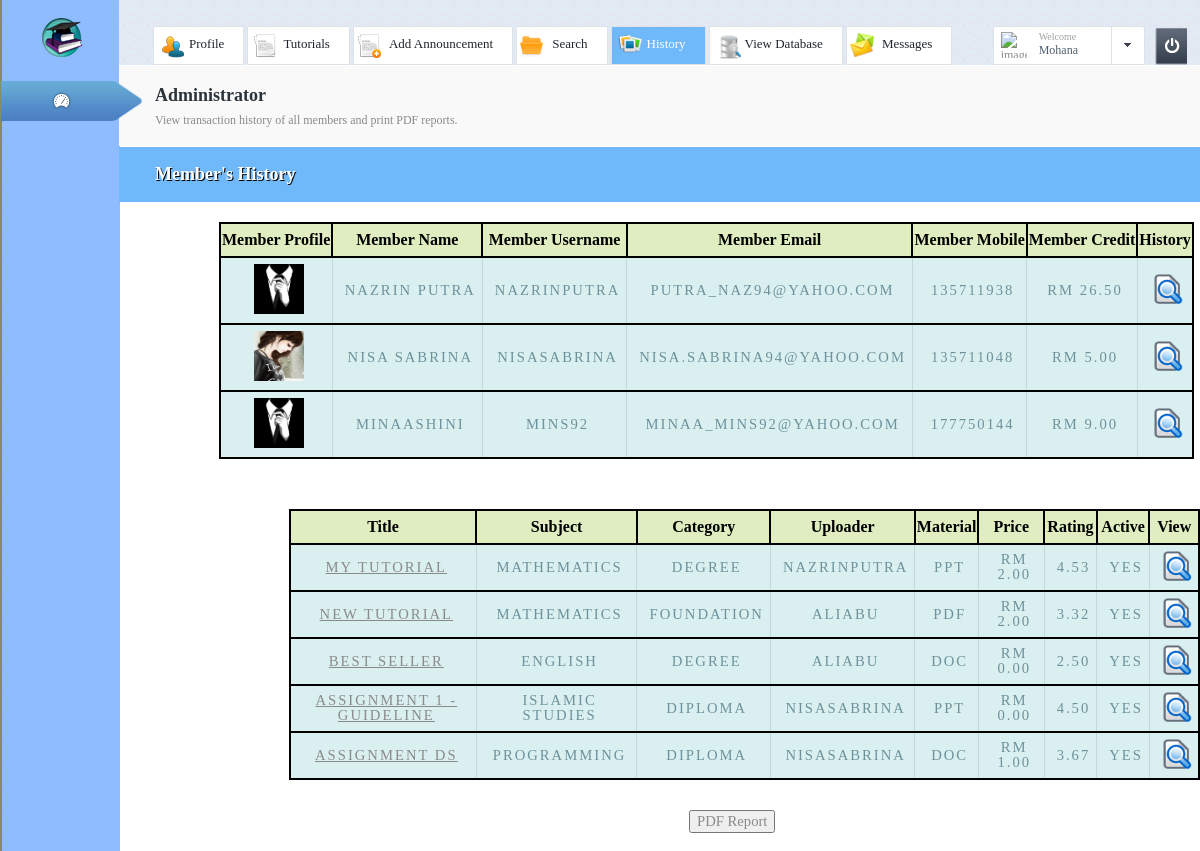
The page /Admin_Site/history.php?mid=1012 (signed in) on the database its author committed.
### tables this page shows
CREATE TABLE IF NOT EXISTS `member` (
`Member_ID` int(10) NOT NULL,
  `Member_Name` varchar(100) NOT NULL,
  `Member_Profile` varchar(100) NOT NULL,
  `Member_Username` varchar(100) NOT NULL,
  `Member_Password` varchar(50) NOT NULL,
  `Member_Email` varchar(50) NOT NULL,
  `Member_Mobile` varchar(11) NOT NULL,
  `Member_Credit` decimal(5,2) NOT NULL,
  `Member_Profit` decimal(5,2) NOT NULL,
  `Rating_ID` int(11) NOT NULL,
  `isDelete` tinyint(1) NOT NULL
);

CREATE TABLE IF NOT EXISTS `tutorial` (
`Tutorial_ID` int(10) NOT NULL,
  `Tutorial_Title` varchar(100) NOT NULL,
  `Tutorial_Size` int(10) NOT NULL,
  `Tutorial_Type` varchar(20) NOT NULL,
  `Tutorial_Price` decimal(5,2) NOT NULL,
  `Tutorial_Location` varchar(255) NOT NULL,
  `Subject_ID` int(11) NOT NULL,
  `Category_ID` int(11) NOT NULL,
  `Material_ID` int(11) NOT NULL,
  `Member_ID` int(11) NOT NULL,
  `isDelete` tinyint(1) NOT NULL,
  `Tutorial_Bar` varchar(100) NOT NULL,
  `isActive` tinyint(1) NOT NULL
);

CREATE TABLE IF NOT EXISTS `subject` (
`Subject_ID` int(11) NOT NULL,
  `Subject_Name` varchar(50) NOT NULL,
  `Subject_Course` varchar(50) NOT NULL,
  `Subject_Desc` varchar(50) NOT NULL,
  `isDelete` tinyint(1) NOT NULL
);

CREATE TABLE IF NOT EXISTS `category` (
`Category_ID` int(11) NOT NULL,
  `Category_Name` varchar(50) NOT NULL,
  `Category_Desc` varchar(50) NOT NULL,
  `isDelete` tinyint(1) NOT NULL
);

CREATE TABLE IF NOT EXISTS `material` (
`Material_ID` int(11) NOT NULL,
  `Material_Name` varchar(100) NOT NULL,
  `Material_Detail` varchar(100) NOT NULL,
  `Material_Icon` varchar(100) NOT NULL,
  `isDelete` tinyint(1) NOT NULL
);

CREATE TABLE IF NOT EXISTS `tutorial_rating` (
`Tutorial_Rating_ID` int(11) NOT NULL,
  `Tutorial_Rating_1` int(11) NOT NULL,
  `Tutorial_Rating_2` int(11) NOT NULL,
  `Tutorial_Rating_3` int(11) NOT NULL,
  `Tutorial_Rating_4` int(11) NOT NULL,
  `Tutorial_Rating_5` int(11) NOT NULL,
  `Tutorial_Rating_Total` int(11) NOT NULL,
  `Tutorial_Rating_Average` decimal(3,2) NOT NULL,
  `Tutorial_ID` int(11) NOT NULL,
  `Rating_ID` int(11) NOT NULL
);

### Admin_Site/history.php (the view, shortened to what this page needs)
<?php
	$sess_id=$_SESSION["loginadmin"];
	$result=mysql_query("select * from ADMIN where Admin_ID=$sess_id");
	$row=mysql_fetch_assoc($result);
?>
<!DOCTYPE html>
<head>
	<link rel="stylesheet" type="text/css" href="css/styleadmin.css" />
</head>
<body>
	<div id="wrapper">
		<div id="content">
			<div class="c1">
				<div class="controls">
					<nav class="links">
						<ul>
							<li><a href="profile.php" class="ico1">Profile </a></li>
							<li><a href="tutorial.php" class="ico2">Tutorials </a></li>
							<li><a href="add_announcement.php" class="ico3">Add Announcement </a></li>
							<li><a href="search.php" class="ico4">Search </a></li>
							<li class="selected"><a href="history.php" class="ico5">History </a></li>
							<li><a href="viewtables.php" class="ico6">View Database</a></li>
							<li><a href="message.php" class="ico7">Messages</a></li>
						</ul>
					</nav>
					<div class="profile-box">
						<span class="profile">
							<a href="profile.php" class="section">
								<img class="image" src="images/<?php echo $row["Admin_Picture"]; ?>" alt="image description" width="26" height="26" />
								<span class="text-box">
									Welcome
									<strong class="name"><?php echo $row["Admin_Name"]; ?></strong>
								</span>
							</a>
							<a href="#" class="opener">opener</a>
						</span>
						<a href="logout.php" class="btn-on">On</a>
					</div>
				</div>
				<div class="tabs">
					<div id="tab-1" class="tab">
						<article>
							<div class="text-section">
								<h1>Administrator</h1>
								<p>View transaction history of all members and print PDF reports.</p>
							</div>
							<div class="page-title">
								<h2>Member's History</h2>
							</div>
							<div class="text-section-black">
								<table>
									<tr>
										<th>Member Profile</th>
										<th>Member Name</th>
										<th>Member Username</th>
										<th>Member Email</th>
										<th>Member Mobile</th>
										<th>Member Credit</th>
										<th>History</th>
									</tr>
									<?php
									$history=mysql_query("select distinct Member_ID from buy");
									while($row_history=mysql_fetch_assoc($history))
									{
										$member=$row_history["Member_ID"];
										$result_member=mysql_query("select * from member where Member_ID=$member");
										$row_member=mysql_fetch_assoc($result_member);
										?>
										<tr>
											<td><img src="../Design_Site/images/Profile/<?php echo $row_member["Member_Profile"]; ?>" width="50px" height="50px;"/></td>
											<td><?php echo $row_member["Member_Name"]; ?></td>
											<td><?php echo $row_member["Member_Username"]; ?></td>
											<td><?php echo $row_member["Member_Email"]; ?></td>
											<td><?php echo $row_member["Member_Mobile"]; ?></td>
											<td>RM <?php echo $row_member["Member_Credit"]; ?></td>
											<td><a href="history.php?mid=<?php echo $member; ?>"><img src="images/view.png" width="30px" height="30px;"/></a></td>
										</tr>
										<?php
									}
									?>
								</table>
								<?php
								if(isset($_GET["mid"]))
								{
									$mid=$_GET["mid"];
									$buy=mysql_query("select * from buy where Member_ID=$mid");
									$tids = "";
									while($row_buy=mysql_fetch_assoc($buy)){
										$tid=$row_buy["Tutorial_ID"];
										$tids = $tids . $tid . ",";
									}
									$tids = rtrim($tids, ',');
									$result_tutorial=mysql_query("SELECT * FROM tutorial WHERE Tutorial_ID IN ({$tids})");
									$print="";
									if($result_tutorial!="")
									{
									?>
									<div style="margin-left:70px;margin-top:50px;">
										<table id="tutorial">
											<thead>
											<tr>
												<th>Title</th>
												<th>Subject</th>
												<th>Category</th>
												<th>Uploader</th>
												<th>Material</th>
												<th>Price</th>
												<th>Rating</th>
												<th>Active</th>
												<th>View</th>
											</tr>
											</thead>
											<tbody>
											<?php
											while($row_tutorial=mysql_fetch_assoc($result_tutorial))
												{
													?>
													<tr>
														<td>
															<a href="view_tutorial.php?tid=<?php echo $row_tutorial["Tutorial_ID"]; ?>"><?php echo $row_tutorial["Tutorial_Title"];$print=$print.$row_tutorial["Tutorial_Title"].";"; ?></a>
														</td>
														<td>
															<?php
																$subject=$row_tutorial["Subject_ID"];
																$result_subject=mysql_query("select * from subject where Subject_ID='$subject'");
																$row_subject=mysql_fetch_assoc($result_subject);
																echo $row_subject["Subject_Name"];
																$print=$print.$row_subject["Subject_Name"].";";
															?>
														</td>
														<td>
															<?php
																$category=$row_tutorial["Category_ID"];
																$result_category=mysql_query("select * from category where Category_ID='$category'");
																$row_category=mysql_fetch_assoc($result_category);
																echo $row_category["Category_Name"];
															?>
														</td>
														<td>
															<?php
																$member=$row_tutorial["Member_ID"];
																$result_member=mysql_query("select * from member where Member_ID=$member");
																$row_member=mysql_fetch_assoc($result_member);
																echo $row_member["Member_Username"];
															?>
														</td>
														<td>
															<?php
																$material=$row_tutorial["Material_ID"];
																$result_material=mysql_query("select * from material where Material_ID='$material'");
																$row_material=mysql_fetch_assoc($result_material);
																echo $row_material["Material_Name"];
																$print=$print.$row_material["Material_Name"].";";
															?>
														</td>
														<td>
															RM <?php
																echo $row_tutorial["Tutorial_Price"];
																$print=$print."RM ".$row_tutorial["Tutorial_Price"].PHP_EOL;
															?>
														</td>
														<td>
															<?php
																$tid=$row_tutorial["Tutorial_ID"];
																$result_rating=mysql_query("select * from tutorial_rating where Tutorial_ID='$tid'");
																$row_rating=mysql_fetch_assoc($result_rating);
																echo $row_rating["Tutorial_Rating_Average"];
															?>
														</td>
														<td>
															<?php
																$active=$row_tutorial["isActive"];
																if($active==1)
																	{echo "Yes";}
																else
																	{echo "No";}
															?>
														</td>
														<td>
															<a href="view_tutorial.php?tid=<?php echo $row_tutorial["Tutorial_ID"]; ?>">
																<img src="images/view.png" width="30px" height="30px;"/>
															</a>
														</td>
													</tr>
													<?php
												}
											?>
											</tbody>
										</table>
									</div>
									<div style="margin-left:100px;">
										<br><br>
										<p><a href="pdf.php?mid=<?php echo $mid ?>" rel="external"><input type="button" name="pdf" style="margin-left:370px;" value="PDF Report"/></a></p>
									</div>
									<?php
									}
									else
									{echo "No previous purchase";}
								}
								?>
							</div>
						</article>
					</div>
				</div>
			</div>
		</div>
		<aside id="sidebar">
			<strong class="logo"><a href="index.php">ot</a></strong>
			<ul class="tabset buttons">
				<li class="active">
					<a href="#tab-1" class="ico1"><span>Dashboard</span><em></em></a>
				</li>
			</ul>
		</aside>
	</div>
</body>
</html>

### rows shown on the page
member: Member_Profile (picture), Member_Name "NAZRIN PUTRA", Member_Username "NAZRINPUTRA", Member_Email "PUTRA_NAZ94@YAHOO.COM", Member_Mobile "135711938", Member_Credit "26.50"
member: Member_Profile (picture), Member_Name "NISA SABRINA", Member_Username "NISASABRINA", Member_Email "NISA.SABRINA94@YAHOO.COM", Member_Mobile "135711048", Member_Credit "5.00"
member: Member_Profile (picture), Member_Name "MINAASHINI", Member_Username "MINS92", Member_Email "MINAA_MINS92@YAHOO.COM", Member_Mobile "177750144", Member_Credit "9.00"
tutorial: Tutorial_Title "MY TUTORIAL", Subject_ID.Subject_Name "MATHEMATICS", Category_ID.Category_Name "DEGREE", Member_ID.Member_Username "NAZRINPUTRA", Material_ID.Material_Name "PPT", Tutorial_Price "2.00", tutorial_rating.Tutorial_Rating_Average "4.53", isActive "YES"
tutorial: Tutorial_Title "NEW TUTORIAL", Subject_ID.Subject_Name "MATHEMATICS", Category_ID.Category_Name "FOUNDATION", Member_ID.Member_Username "ALIABU", Material_ID.Material_Name "PDF", Tutorial_Price "2.00", tutorial_rating.Tutorial_Rating_Average "3.32", isActive "YES"
tutorial: Tutorial_Title "BEST SELLER", Subject_ID.Subject_Name "ENGLISH", Category_ID.Category_Name "DEGREE", Member_ID.Member_Username "ALIABU", Material_ID.Material_Name "DOC", Tutorial_Price "0.00", tutorial_rating.Tutorial_Rating_Average "2.50", isActive "YES"
tutorial: Tutorial_Title "ASSIGNMENT 1 - GUIDELINE", Subject_ID.Subject_Name "ISLAMIC STUDIES", Category_ID.Category_Name "DIPLOMA", Member_ID.Member_Username "NISASABRINA", Material_ID.Material_Name "PPT", Tutorial_Price "0.00", tutorial_rating.Tutorial_Rating_Average "4.50", isActive "YES"
tutorial: Tutorial_Title "ASSIGNMENT DS", Subject_ID.Subject_Name "PROGRAMMING", Category_ID.Category_Name "DIPLOMA", Member_ID.Member_Username "NISASABRINA", Material_ID.Material_Name "DOC", Tutorial_Price "1.00", tutorial_rating.Tutorial_Rating_Average "3.67", isActive "YES"

### other values the page prints
$row["Admin_Name"] "Mohana"
